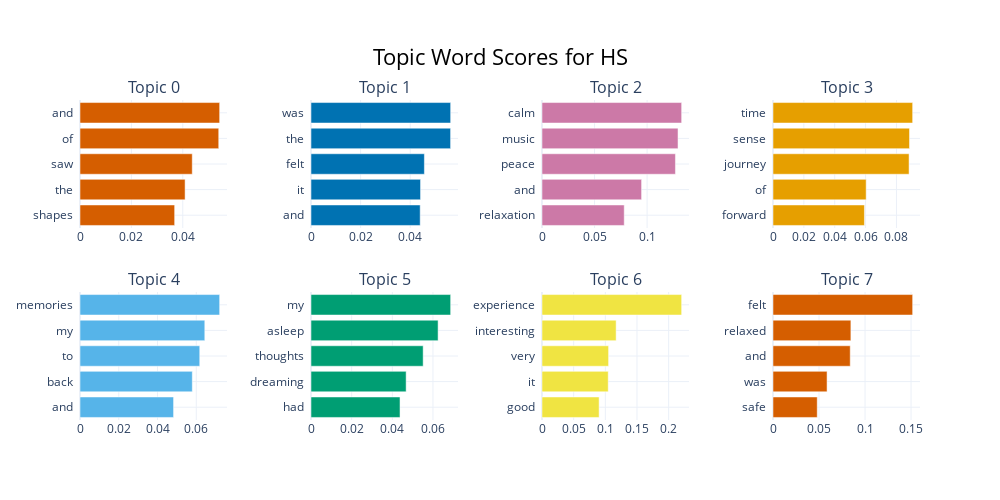

Notebook code cell kept with this figure:
### Code cell
topic_model.visualize_barchart(title=f'Topic Word Scores for {condition}',autoscale=True)

### Figure 1 — Plotly figure (JSON) as saved in the notebook; plotly's stock layout.template omitted (floating-point values rounded to 4 significant figures)
{"data": [{"marker": {"color": "#D55E00"}, "orientation": "h", "type": "bar", "x": [0.03684, 0.0409, 0.04369, 0.05399, 0.05435], "xaxis": "x", "y": ["shapes  ", "the  ", "saw  ", "of  ", "and  "], "yaxis": "y"}, {"marker": {"color": "#0072B2"}, "orientation": "h", "type": "bar", "x": [0.04402, 0.04416, 0.04571, 0.05627, 0.0563], "xaxis": "x2", "y": ["and  ", "it  ", "felt  ", "the  ", "was  "], "yaxis": "y2"}, {"marker": {"color": "#CC79A7"}, "orientation": "h", "type": "bar", "x": [0.07823, 0.09474, 0.1269, 0.1294, 0.1329], "xaxis": "x3", "y": ["relaxation  ", "and  ", "peace  ", "music  ", "calm  "], "yaxis": "y3"}, {"marker": {"color": "#E69F00"}, "orientation": "h", "type": "bar", "x": [0.05926, 0.06038, 0.08819, 0.08847, 0.09051], "xaxis": "x4", "y": ["forward  ", "of  ", "journey  ", "sense  ", "time  "], "yaxis": "y4"}, {"marker": {"color": "#56B4E9"}, "orientation": "h", "type": "bar", "x": [0.04829, 0.05796, 0.0618, 0.06441, 0.07207], "xaxis": "x5", "y": ["and  ", "back  ", "to  ", "my  ", "memories  "], "yaxis": "y5"}, {"marker": {"color": "#009E73"}, "orientation": "h", "type": "bar", "x": [0.04379, 0.04679, 0.05517, 0.06251, 0.06869], "xaxis": "x6", "y": ["had  ", "dreaming  ", "thoughts  ", "asleep  ", "my  "], "yaxis": "y6"}, {"marker": {"color": "#F0E442"}, "orientation": "h", "type": "bar", "x": [0.0902, 0.1046, 0.1051, 0.1171, 0.2205], "xaxis": "x7", "y": ["good  ", "it  ", "very  ", "interesting  ", "experience  "], "yaxis": "y7"}, {"marker": {"color": "#D55E00"}, "orientation": "h", "type": "bar", "x": [0.04807, 0.05874, 0.08391, 0.08463, 0.1517], "xaxis": "x8", "y": ["safe  ", "was  ", "and  ", "relaxed  ", "felt  "], "yaxis": "y8"}], "layout": {"annotations": [{"font": {"size": 16}, "showarrow": false, "text": "Topic 0", "x": 0.0875, "xanchor": "center", "xref": "paper", "y": 1, "yanchor": "bottom", "yref": "paper"}, {"font": {"size": 16}, "showarrow": false, "text": "Topic 1", "x": 0.3625, "xanchor": "center", "xref": "paper", "y": 1, "yanchor": "bottom", "yref": "paper"}, {"font": {"size": 16}, "showarrow": false, "text": "Topic 2", "x": 0.6375, "xanchor": "center", "xref": "paper", "y": 1, "yanchor": "bottom", "yref": "paper"}, {"font": {"size": 16}, "showarrow": false, "text": "Topic 3", "x": 0.9125, "xanchor": "center", "xref": "paper", "y": 1, "yanchor": "bottom", "yref": "paper"}, {"font": {"size": 16}, "showarrow": false, "text": "Topic 4", "x": 0.0875, "xanchor": "center", "xref": "paper", "y": 0.4, "yanchor": "bottom", "yref": "paper"}, {"font": {"size": 16}, "showarrow": false, "text": "Topic 5", "x": 0.3625, "xanchor": "center", "xref": "paper", "y": 0.4, "yanchor": "bottom", "yref": "paper"}, {"font": {"size": 16}, "showarrow": false, "text": "Topic 6", "x": 0.6375, "xanchor": "center", "xref": "paper", "y": 0.4, "yanchor": "bottom", "yref": "paper"}, {"font": {"size": 16}, "showarrow": false, "text": "Topic 7", "x": 0.9125, "xanchor": "center", "xref": "paper", "y": 0.4, "yanchor": "bottom", "yref": "paper"}], "height": 500, "hoverlabel": {"bgcolor": "white", "font": {"family": "Rockwell", "size": 16}}, "showlegend": false, "title": {"font": {"color": "Black", "size": 22}, "text": "Topic Word Scores for HS", "x": 0.5, "xanchor": "center", "yanchor": "top"}, "width": 1000, "xaxis": {"anchor": "y", "domain": [0, 0.175], "showgrid": true}, "xaxis2": {"anchor": "y2", "domain": [0.275, 0.45], "showgrid": true}, "xaxis3": {"anchor": "y3", "domain": [0.55, 0.725], "showgrid": true}, "xaxis4": {"anchor": "y4", "domain": [0.825, 1], "showgrid": true}, "xaxis5": {"anchor": "y5", "domain": [0, 0.175], "showgrid": true}, "xaxis6": {"anchor": "y6", "domain": [0.275, 0.45], "showgrid": true}, "xaxis7": {"anchor": "y7", "domain": [0.55, 0.725], "showgrid": true}, "xaxis8": {"anchor": "y8", "domain": [0.825, 1], "showgrid": true}, "yaxis": {"anchor": "x", "domain": [0.6, 1], "showgrid": true}, "yaxis2": {"anchor": "x2", "domain": [0.6, 1], "showgrid": true}, "yaxis3": {"anchor": "x3", "domain": [0.6, 1], "showgrid": true}, "yaxis4": {"anchor": "x4", "domain": [0.6, 1], "showgrid": true}, "yaxis5": {"anchor": "x5", "domain": [0, 0.4], "showgrid": true}, "yaxis6": {"anchor": "x6", "domain": [0, 0.4], "showgrid": true}, "yaxis7": {"anchor": "x7", "domain": [0, 0.4], "showgrid": true}, "yaxis8": {"anchor": "x8", "domain": [0, 0.4], "showgrid": true}}}
